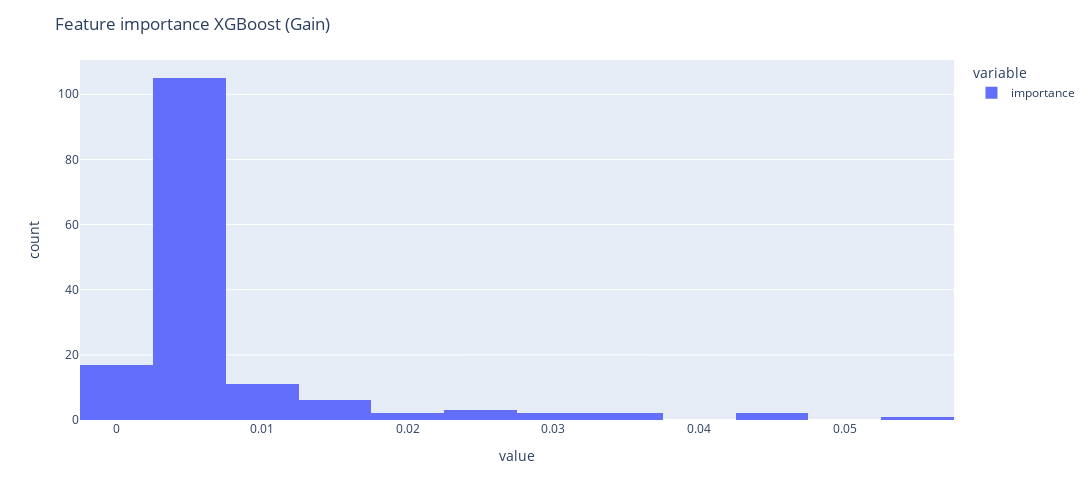

The cell this chart's notebook holds for it:
### Code cell
pd.options.plotting.backend = "plotly"
fig=df_importance["importance"].plot(kind='hist')
fig.update_layout(height=500, width=1200,title="Feature importance XGBoost (Gain)",) 
fig.show()

### Figure 1 — Plotly figure (JSON) as saved in the notebook; plotly's stock layout.template omitted (floating-point values rounded to 4 significant figures; data arrays with more than 128 entries replaced by an {"elided": "..."} marker saying what was removed)
{"data": [{"alignmentgroup": "True", "bingroup": "x", "hovertemplate": "variable=importance<br>value=%{x}<br>count=%{y}<extra></extra>", "legendgroup": "importance", "marker": {"color": "#636efa", "pattern": {"shape": ""}}, "name": "importance", "offsetgroup": "importance", "orientation": "v", "showlegend": true, "type": "histogram", "x": {"elided": "151 float values"}, "xaxis": "x", "yaxis": "y"}], "layout": {"barmode": "relative", "height": 500, "legend": {"title": {"text": "variable"}, "tracegroupgap": 0}, "margin": {"t": 60}, "title": {"text": "Feature importance XGBoost (Gain)"}, "width": 1200, "xaxis": {"anchor": "y", "domain": [0, 1], "title": {"text": "value"}}, "yaxis": {"anchor": "x", "domain": [0, 1], "title": {"text": "count"}}}}
